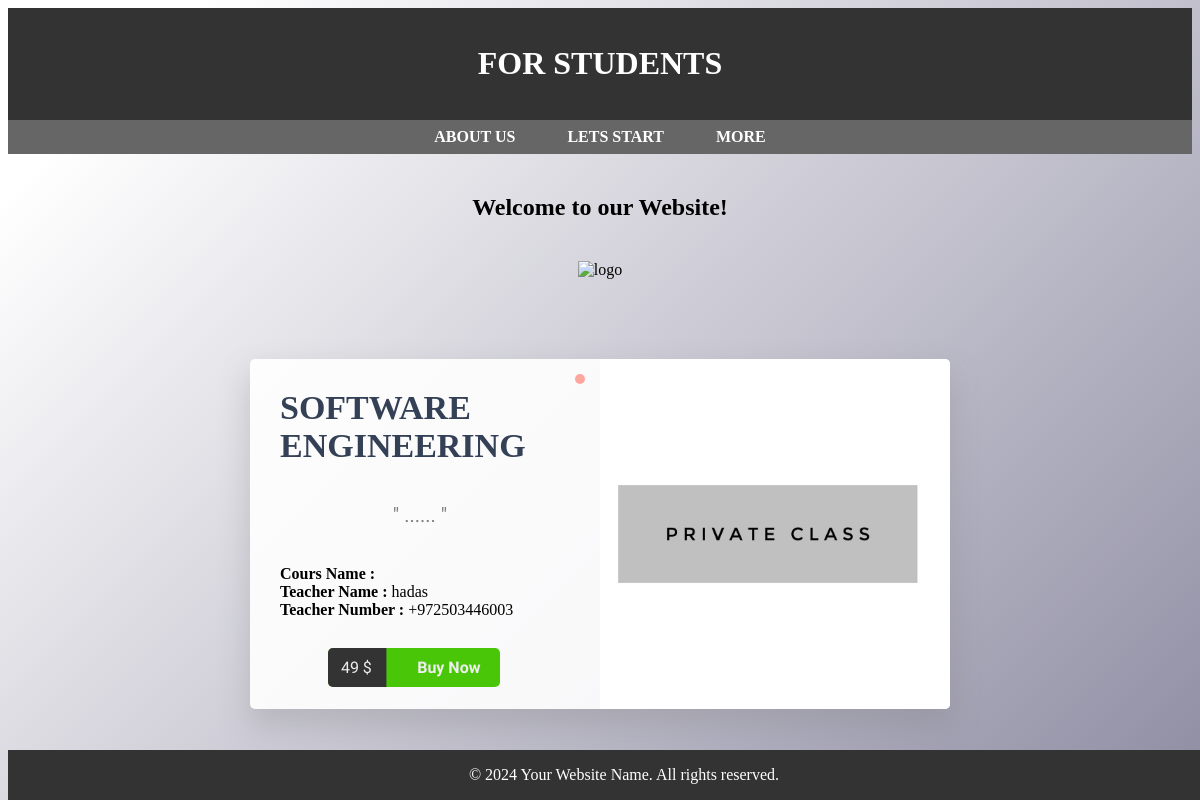
The page /showSoftwarclasses.html on the database its author committed.
### pages/models.py (models this page shows, shortened)
class PrivateClasses(models.Model):
     coursename=models.CharField(max_length=50,null=True,blank=True)
     teachername=models.CharField(max_length=50,null=True,blank=True)
     teacherphonenumber=models.CharField(max_length=50,null=True,blank=True)
     content=models.CharField(max_length=100,null=True,blank=True)

### pages/views.py (the view)
# urls.py: path('showSoftwarclasses.html',views.showSoftwarclasses,name="showSoftwarclasses"),
def showSoftwarclasses(request):
     soft=PrivateClasses.objects.all()
     return render(request,'pages/showSoftwarclasses.html',{'soft':soft})

### templates/pages/showSoftwarclasses.html (shortened to what this page needs)
<!DOCTYPE html>
<html>
{% extends "masterpage.html" %}
{% block connect %}
{% load static %}
<link rel="stylesheet" type="text/css" href="{% static 'css/showclasses.css' %}">
<div id="container">
	{% for s in soft %}
        <div class="product-details">
        <h1>SOFTWARE ENGINEERING</h1>
            <p class="information">" {{s.content}} "</p>
    <strong> Cours Name :</strong> {{s.coursname}}
            <strong> Teacher Name :</strong> {{s.teachername}}
            <strong> Teacher Number :</strong> {{s.teacherphonenumber}}
    <div class="control">
        <button class="btn">
         <span class="price">49 $</span>
       <span class="buy">Buy Now</span>
     </button>
    </div>
    </div>
    <div class="product-image">
        <img src="  {% static 'image/PrivateClass.jpg' %} ">
    </div>
    {%endfor%}
    </html>
    {%endblock connect%}

### FORSTUDENTS/static/css/showclasses.css (style rules this page uses)
body { background: #fff; background-image: linear-gradient( 135deg, #fff 10%, #8f8da3 100%); background-attachment: fixed; background-size: cover; }
#container { box-shadow: 0 15px 30px 1px rgba(128, 128, 128, 0.31); background: rgba(255, 255, 255, 0.90); text-align: center; border-radius: 5px; overflow: hidden; margin: 5em auto; height: 350px; width: 700px; }
.product-details { position: relative; text-align: left; overflow: hidden; padding: 30px; height: 100%; float: left; width: 40%; }
#container .product-details h1 { font-family: 'Old Standard TT', serif; display: inline-block; position: relative; font-size: 34px; color: #344055; margin: 0; }
#container .product-details h1:before { position: absolute; content: ''; right: 0%; top: 0%; transform: translate(25px, -15px); font-family: 'Farsan', cursive; display: inline-block; background: #FFA69E; border-radius: 5px; font-size: 14px; padding: 5px; color: #FFF; margin: 0; animation: chan-sh 6s ease infinite; }
#container .product-details > p { font-family: 'Farsan', cursive; text-align: center; font-size: 20px; color: #7d7d7d; }
.control { position: absolute; bottom: 20%; left: 22.8%; }
.btn { transform: translateY(0px); transition: 0.3s linear; background: #49C608; border-radius: 5px; position: relative; overflow: hidden; cursor: pointer; outline: none; border: none; color: #eee; padding: 0; margin: 0; }
.btn span { font-family: 'Farsan', cursive; transition: transform 0.3s; display: inline-block; padding: 10px 20px; font-size: 1.2em; margin:0; }
.btn .price, .shopping-cart { background: #333; border: 0; margin: 0; }
.btn .price { transform: translateX(-10%); padding-right: 15px; }
.btn .buy { z-index: 3; font-weight: bolder; }
.product-image { transition: all 0.3s ease-out; display: inline-block; position: relative; overflow: hidden; height: 100%; float: right; width: 50%; display: inline-block; }
#container img { width: 100%;height: 100%; }

### rows shown on the page
PrivateClasses: content "......", teachername "hadas", teacherphonenumber "+972503446003"
